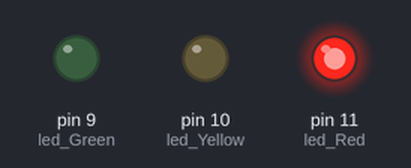
The sketch below on a simulated Arduino Uno, built with avr-gcc and run on an emulated ATmega328P. Parts: output pins drawn as LEDs (lit = HIGH).

Above: at 1.0 s.
At 5.0 s:
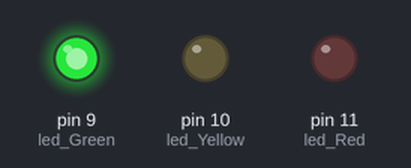
At 7.0 s:
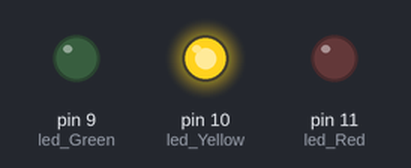
Timing chart, 0 to 10.4 s (numbered marks = the images above):
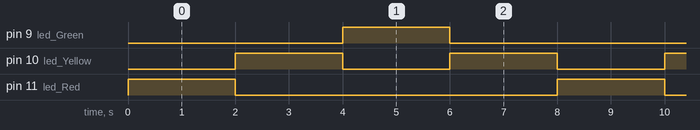

Measured:
- by itself, pin 9 (led_Green), pin 11 (led_Red): alternates HIGH for 2.0 s and LOW for 6.0 s
- by itself, pin 10 (led_Yellow): alternates HIGH for 2.0 s and LOW for 2.0 s
- by itself, everything shown: repeats every 8.0 s, in 5 steps

The sketch:

practica_semaforo.ino
```cpp
int led_Red=11;
int led_Yellow=10;
int led_Green=9;

int time_delay=2000;
void setup()
{
  pinMode(led_Red, OUTPUT);
  pinMode(led_Yellow, OUTPUT);
  pinMode(led_Green, OUTPUT);
}

void loop()
{
  digitalWrite(led_Red, HIGH);
  delay (time_delay);
  digitalWrite(led_Red, LOW);
  digitalWrite(led_Yellow, HIGH);
  delay (time_delay);
  digitalWrite(led_Yellow, LOW);
  digitalWrite(led_Green, HIGH);
  delay (time_delay);
  digitalWrite(led_Green, LOW);
  digitalWrite(led_Yellow, HIGH);
  delay (time_delay);
  digitalWrite(led_Yellow, LOW);
}
```
